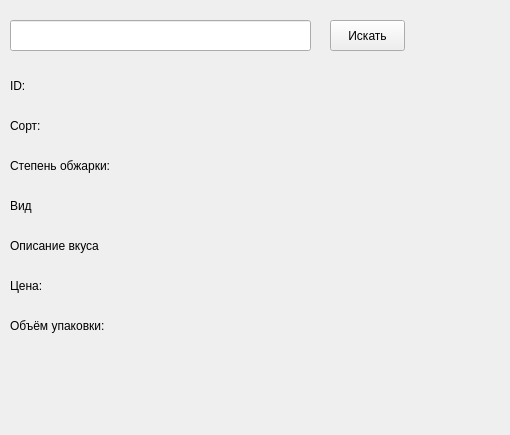
<?xml version="1.0" encoding="UTF-8"?>
<ui version="4.0">
 <class>Form</class>
 <widget class="QWidget" name="Form">
  <property name="geometry">
   <rect>
    <x>0</x>
    <y>0</y>
    <width>510</width>
    <height>435</height>
   </rect>
  </property>
  <property name="windowTitle">
   <string>Form</string>
  </property>
  <widget class="QLabel" name="label">
   <property name="geometry">
    <rect>
     <x>10</x>
     <y>70</y>
     <width>491</width>
     <height>31</height>
    </rect>
   </property>
   <property name="text">
    <string>ID:</string>
   </property>
  </widget>
  <widget class="QLabel" name="label_2">
   <property name="geometry">
    <rect>
     <x>10</x>
     <y>110</y>
     <width>491</width>
     <height>31</height>
    </rect>
   </property>
   <property name="text">
    <string>Сорт:</string>
   </property>
  </widget>
  <widget class="QLabel" name="label_3">
   <property name="geometry">
    <rect>
     <x>10</x>
     <y>190</y>
     <width>491</width>
     <height>31</height>
    </rect>
   </property>
   <property name="text">
    <string>Вид</string>
   </property>
  </widget>
  <widget class="QLabel" name="label_4">
   <property name="geometry">
    <rect>
     <x>10</x>
     <y>150</y>
     <width>491</width>
     <height>31</height>
    </rect>
   </property>
   <property name="text">
    <string>Степень обжарки:</string>
   </property>
  </widget>
  <widget class="QLabel" name="label_5">
   <property name="geometry">
    <rect>
     <x>10</x>
     <y>230</y>
     <width>491</width>
     <height>31</height>
    </rect>
   </property>
   <property name="text">
    <string>Описание вкуса</string>
   </property>
  </widget>
  <widget class="QLineEdit" name="lineEdit">
   <property name="geometry">
    <rect>
     <x>10</x>
     <y>20</y>
     <width>301</width>
     <height>31</height>
    </rect>
   </property>
  </widget>
  <widget class="QPushButton" name="pushButton">
   <property name="geometry">
    <rect>
     <x>330</x>
     <y>20</y>
     <width>75</width>
     <height>31</height>
    </rect>
   </property>
   <property name="text">
    <string>Искать</string>
   </property>
  </widget>
  <widget class="QLabel" name="label_6">
   <property name="geometry">
    <rect>
     <x>10</x>
     <y>270</y>
     <width>491</width>
     <height>31</height>
    </rect>
   </property>
   <property name="text">
    <string>Цена:</string>
   </property>
  </widget>
  <widget class="QLabel" name="label_7">
   <property name="geometry">
    <rect>
     <x>10</x>
     <y>310</y>
     <width>491</width>
     <height>31</height>
    </rect>
   </property>
   <property name="text">
    <string>Объём упаковки:</string>
   </property>
  </widget>
 </widget>
 <resources/>
 <connections/>
</ui>
